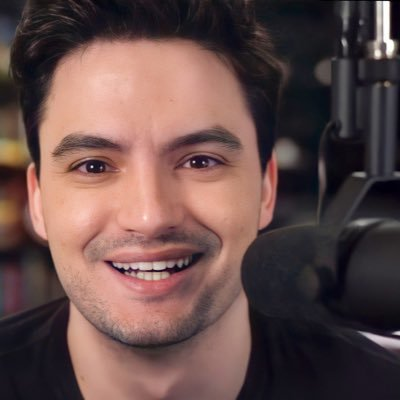
#> input picture TDD/face-detection/fel.jpg, 400 x 400 px
$ python face.py
#> lines starting #> are read from the running program, lines starting #| are printed output that depends on the picture
import cv2

face_cascade = cv2.CascadeClassifier('face.xml')

img = cv2.imread('fel.jpg')
#> img is the input picture: shape (400, 400, 3); mean B, G, R 74.3, 76.6, 101.4


faces = face_cascade.detectMultiScale(img, 1.1, 4)
#> faces = [[20, 56, 273, 273]]

print(faces)
#| [[ 20  56 273 273]]
get = False
for a in faces:
  ver = all(a)
  if ver == True:
    get = True
    for (x, y, w, h) in faces:
      cv2.rectangle(img, (x, y), (x+w, y+h), (255, 0, 0), 10)
    cv2.imwrite("face_detected.png", img)
    print('Successfully saved')
#> this loop made 1 pass
#| Successfully saved
#> pass 1, `cv2.imwrite("face_detected.png", img)`:
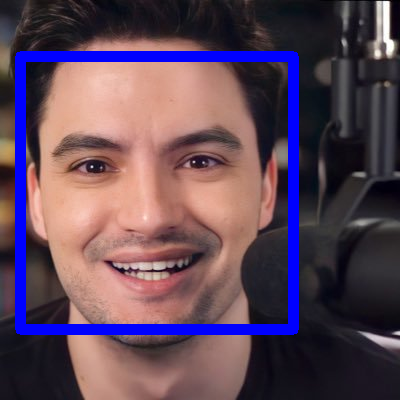
#> saved as face_detected.png: shape (400, 400, 3); mean B, G, R 88.6, 71.7, 95


if get == True:
  print('ACHOU ROSTO')

else:
  print('NUM ACHEI NADA NAO FI')

$ run again, with TDD/face-detection/churras.jpg copied over TDD/face-detection/fel.jpg
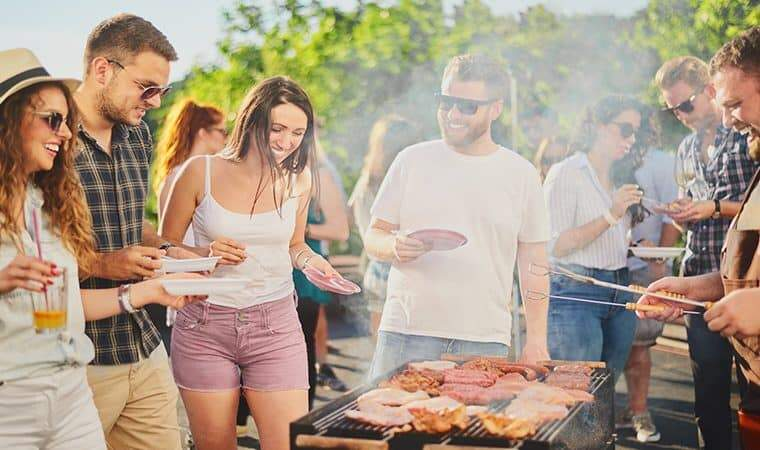
#> input picture TDD/face-detection/churras.jpg, 760 x 450 px
#> img is the input picture: shape (450, 760, 3); mean B, G, R 136.4, 154.7, 172.2
#> faces = [[261, 109, 54, 54]]
#| [[261 109  54  54]]
#> the loop `for a in faces:` made 1 pass
#> (printed output is left out)
#> pass 1, `cv2.imwrite("face_detected.png", img)`:
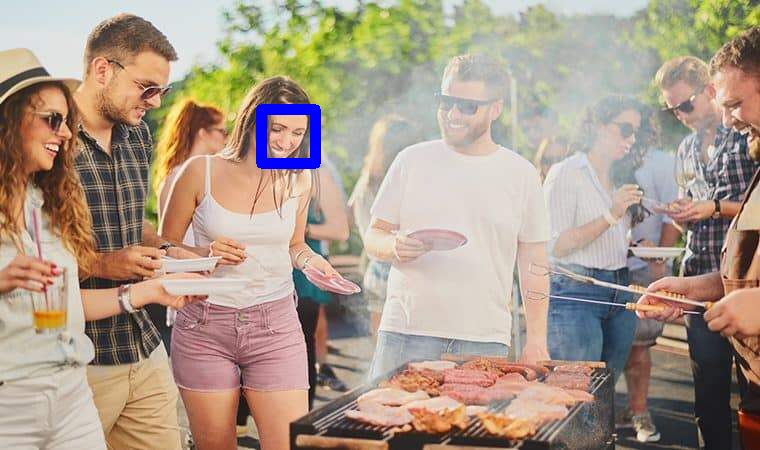
#> saved as face_detected.png: shape (450, 760, 3); mean B, G, R 137.4, 153.8, 171.2

$ run again, with TDD/face-detection/fabriel.jpg copied over TDD/face-detection/fel.jpg
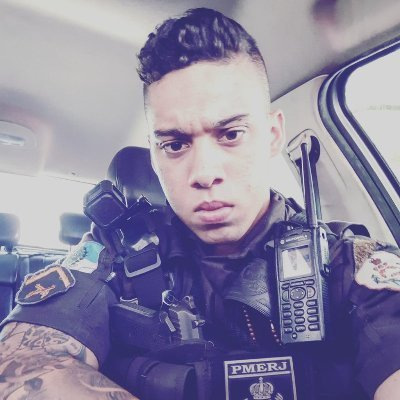
#> input picture TDD/face-detection/fabriel.jpg, 400 x 400 px
#> img is the input picture: shape (400, 400, 3); mean B, G, R 159.8, 133.3, 138.6
#> faces = [[267, 264, 59, 59], [317, 206, 63, 63], [131, 79, 150, 150]]
#| [[267 264  59  59]
#|  [317 206  63  63]
#|  [131  79 150 150]]
#> the loop `for a in faces:` made 3 passes
#> (printed output is left out)
#> pass 1, `cv2.imwrite("face_detected.png", img)`:
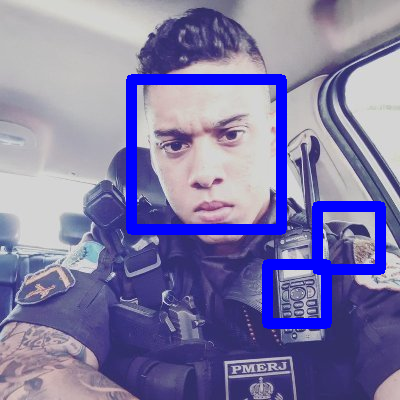
#> saved as face_detected.png: shape (400, 400, 3); mean B, G, R 166.6, 123.4, 128.4
